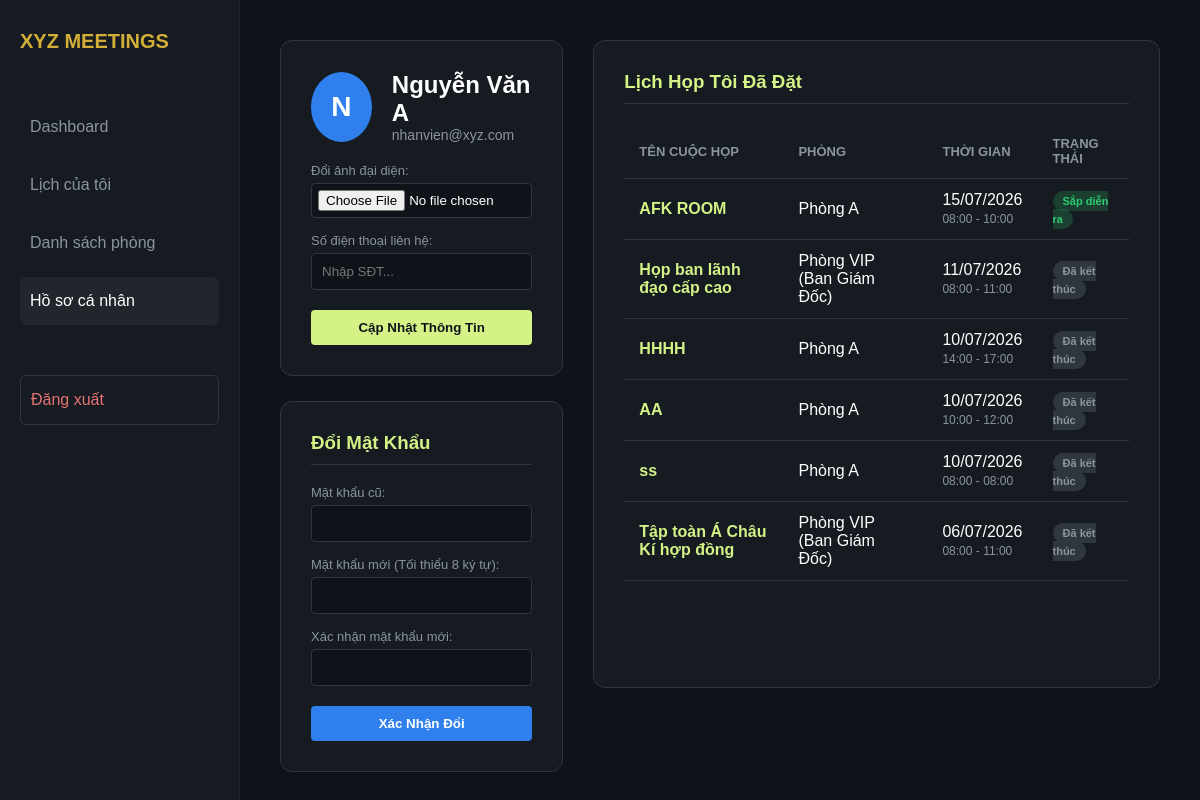
The app's page /profile.php (signed in) with its own data.
### tables this page shows
CREATE TABLE `users` (
  `id` int(11) NOT NULL,
  `email` varchar(100) NOT NULL,
  `password` varchar(255) NOT NULL,
  `full_name` varchar(100) NOT NULL,
  `role` enum('employee','manager','admin') DEFAULT 'employee',
  `dob` date DEFAULT NULL,
  `join_date` date DEFAULT NULL,
  `department_id` int(11) DEFAULT NULL,
  `position` varchar(100) DEFAULT NULL,
  `phone` varchar(20) DEFAULT NULL,
  `avatar` varchar(255) DEFAULT NULL
);

CREATE TABLE `meetings` (
  `id` int(11) NOT NULL,
  `title` varchar(255) NOT NULL,
  `room_id` int(11) DEFAULT NULL,
  `created_by` int(11) DEFAULT NULL,
  `start_time` datetime NOT NULL,
  `end_time` datetime NOT NULL
);

CREATE TABLE `rooms` (
  `id` int(11) NOT NULL,
  `room_name` varchar(50) NOT NULL,
  `capacity` int(11) DEFAULT NULL
);

### profile.php (the view, shortened to what this page needs)
<?php
include 'db.php';
$user_id = $_SESSION['user_id'];
$stmt = $conn->prepare("SELECT u.*, d.dept_name FROM users u LEFT JOIN departments d ON u.department_id = d.id WHERE u.id = :id");
$stmt->execute(['id' => $user_id]);
$user_info = $stmt->fetch(PDO::FETCH_ASSOC);
$phone_display = $user_info['phone'] ? htmlspecialchars($user_info['phone']) : '';
$stmt_m = $conn->prepare("SELECT m.*, r.room_name FROM meetings m JOIN rooms r ON m.room_id = r.id WHERE m.created_by = :user_id ORDER BY m.start_time DESC");
$stmt_m->execute(['user_id' => $user_id]);
$my_meetings = $stmt_m->fetchAll(PDO::FETCH_ASSOC);
?>
<!DOCTYPE html>
<html lang="vi">
<head>
</head>
<body>
    <div class="sidebar">
        <div class="logo">XYZ MEETINGS</div>
        <a href="dashboard.php" class="menu-item">Dashboard</a>
        <a href="index.php" class="menu-item">Lịch của tôi</a>
        <a href="rooms.php" class="menu-item">Danh sách phòng</a>
        <a href="profile.php" class="menu-item active">Hồ sơ cá nhân</a>
        <a href="logout.php" class="menu-item" style="color: #e57373; margin-top: 50px; border: 1px solid #30363d;">Đăng xuất </a>
    </div>
    <div class="main-content">
        <div class="left-col">
            <div class="card">
                <div class="profile-header">
                    <?php if (!empty($user_info['avatar']) && file_exists('uploads/' . $user_info['avatar'])): ?>
                        <img src="uploads/<?php echo $user_info['avatar']; ?>" class="avatar" alt="Avatar">
                    <?php else: ?>
                        <div class="avatar"><?php echo mb_substr(htmlspecialchars($user_info['full_name']), 0, 1, "UTF-8"); ?></div>
                    <?php endif; ?>
                    <div class="profile-title">
                        <h2><?php echo htmlspecialchars($user_info['full_name']); ?></h2>
                        <p style="color:#8b949e; font-size:14px;"><?php echo htmlspecialchars($user_info['email']); ?></p>
                    </div>
                </div>
                <form method="POST" enctype="multipart/form-data">
                    <div class="form-group">
                        <label>Đổi ảnh đại diện:</label>
                        <input type="file" name="avatar" accept="image/png, image/jpeg, image/jpg" style="padding: 6px;">
                    </div>
                    <div class="form-group">
                        <label>Số điện thoại liên hệ:</label>
                        <input type="text" name="phone" value="<?php echo $phone_display; ?>" placeholder="Nhập SĐT...">
                    </div>
                    <button type="submit" name="btn_update_profile" class="btn-submit">Cập Nhật Thông Tin</button>
                </form>
            </div>
            <div class="card">
                <h3>Đổi Mật Khẩu</h3>
                <form method="POST">
                    <div class="form-group"><label>Mật khẩu cũ:</label><input type="password" name="old_password" required></div>
                    <div class="form-group"><label>Mật khẩu mới (Tối thiểu 8 ký tự):</label><input type="password" name="new_password" required minlength="8"></div>
                    <div class="form-group"><label>Xác nhận mật khẩu mới:</label><input type="password" name="confirm_password" required minlength="8"></div>
                    <button type="submit" name="btn_change_pass" class="btn-submit" style="background-color: #2f80ed; color: white;">Xác Nhận Đổi</button>
                </form>
            </div>
        </div>
        <div class="right-col">
            <div class="card" style="min-height: 90%;">
                <h3>Lịch Họp Tôi Đã Đặt</h3>
                <?php if (count($my_meetings) > 0): ?>
                    <table class="meeting-table">
                        <thead><tr><th>Tên cuộc họp</th><th>Phòng</th><th>Thời gian</th><th>Trạng thái</th></tr></thead>
                        <tbody>
                            <?php foreach ($my_meetings as $m):
                                $start_time = strtotime($m['start_time']); $end_time = strtotime($m['end_time']); $now = time();
                                $status_class = ($end_time < $now) ? 'status-past' : 'status-upcoming';
                                $status_text = ($end_time < $now) ? 'Đã kết thúc' : 'Sắp diễn ra';
                            ?>
                                <tr>
                                    <td style="font-weight: bold; color: #d4f285;"><?php echo htmlspecialchars($m['title']); ?></td>
                                    <td><?php echo htmlspecialchars($m['room_name']); ?></td>
                                    <td><?php echo date('d/m/Y', $start_time); ?><br><span style="color: #8b949e; font-size: 12px;"><?php echo date('H:i', $start_time) . ' - ' . date('H:i', $end_time); ?></span></td>
                                    <td><span class="status-tag <?php echo $status_class; ?>"><?php echo $status_text; ?></span></td>
                                </tr>
                            <?php endforeach; ?>
                        </tbody>
                    </table>
                <?php else: ?>
                    <p style="color: #8b949e; text-align: center; margin-top: 50px; font-style: italic;">Bạn chưa tạo lịch họp nào cả.</p>
                <?php endif; ?>
            </div>
        </div>
    </div>
</body>
</html>

### profile.php (style rules this page uses)
* { box-sizing: border-box; margin: 0; padding: 0; font-family: Arial, sans-serif; }
body { background-color: #0f1319; color: #ffffff; display: flex; height: 100vh; }
.sidebar { width: 240px; background-color: #161b22; padding: 30px 20px; border-right: 1px solid #21262d; }
.logo { color: #d4af37; font-size: 20px; font-weight: bold; margin-bottom: 50px; }
.menu-item { padding: 15px 10px; color: #8b949e; text-decoration: none; display: block; border-radius: 6px; margin-bottom: 10px; }
.menu-item.active, .menu-item:hover { color: #ffffff; background-color: #21262d; }
.main-content { flex: 1; padding: 40px; overflow-y: auto; display: flex; gap: 30px; }
.left-col { flex: 1; max-width: 450px; }
.right-col { flex: 2; }
.card { background-color: #161b22; border: 1px solid #30363d; border-radius: 12px; padding: 30px; margin-bottom: 25px; }
.card h3 { color: #d4f285; margin-bottom: 20px; border-bottom: 1px solid #30363d; padding-bottom: 10px; }
.profile-header { display: flex; align-items: center; margin-bottom: 20px; }
.avatar { width: 70px; height: 70px; background-color: #2f80ed; color: white; border-radius: 50%; display: flex; justify-content: center; align-items: center; font-size: 28px; font-weight: bold; margin-right: 20px; object-fit: cover; }
.form-group { margin-bottom: 15px; }
.form-group label { display: block; margin-bottom: 5px; color: #8b949e; font-size: 13px; }
.form-group input { width: 100%; padding: 10px; background-color: #0f1319; border: 1px solid #30363d; color: white; border-radius: 4px; outline: none; }
.btn-submit { background-color: #d4f285; color: #0f1319; border: none; padding: 10px 20px; border-radius: 4px; font-weight: bold; cursor: pointer; width: 100%; margin-top: 5px; }
.meeting-table { width: 100%; border-collapse: collapse; }
.meeting-table th, .meeting-table td { padding: 12px 15px; text-align: left; border-bottom: 1px solid #30363d; }
.meeting-table th { color: #8b949e; font-size: 13px; text-transform: uppercase; }
.status-tag { padding: 4px 10px; border-radius: 20px; font-size: 11px; font-weight: bold; }
.status-past { background-color: #30363d; color: #8b949e; }
.status-upcoming { background-color: rgba(46, 204, 113, 0.2); color: #2ecc71; }

### records on screen
users: full_name "N", full_name "Nguyễn Văn A", email "nhanvien@xyz.com"
meetings: title "AFK ROOM", room.room_name "Phòng A", start_time "15/07/2026", start_time "08:00", end_time "10:00"
meetings: title "Họp ban lãnh đạo cấp cao", room.room_name "Phòng VIP (Ban Giám Đốc)", start_time "11/07/2026", start_time "08:00", end_time "11:00"
meetings: title "HHHH", room.room_name "Phòng A", start_time "10/07/2026", start_time "14:00", end_time "17:00"
meetings: title "AA", room.room_name "Phòng A", start_time "10/07/2026", start_time "10:00", end_time "12:00"
meetings: title "ss", room.room_name "Phòng A", start_time "10/07/2026", start_time "08:00", end_time "08:00"
meetings: title "Tập toàn Á Châu Kí hợp đồng", room.room_name "Phòng VIP (Ban Giám Đốc)", start_time "06/07/2026", start_time "08:00", end_time "11:00"
